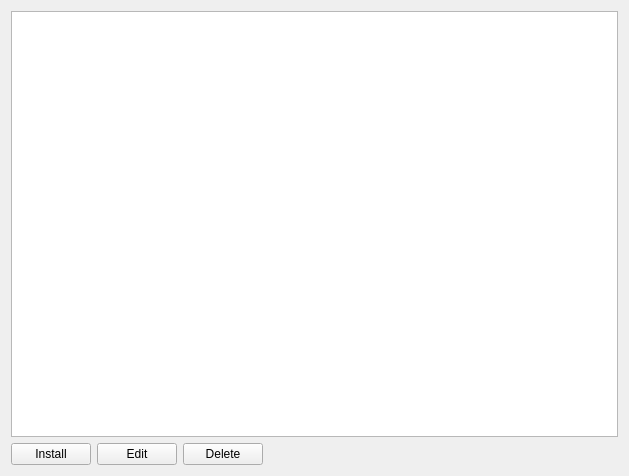
<?xml version="1.0" encoding="UTF-8"?>
<ui version="4.0">
 <class>IPNetworks</class>
 <widget class="QWidget" name="IPNetworks">
  <property name="geometry">
   <rect>
    <x>0</x>
    <y>0</y>
    <width>629</width>
    <height>476</height>
   </rect>
  </property>
  <property name="windowTitle">
   <string>Form</string>
  </property>
  <layout class="QVBoxLayout" name="verticalLayout">
   <item>
    <layout class="QHBoxLayout" name="horizontalLayout_2">
     <item>
      <widget class="QTableView" name="hostView"/>
     </item>
    </layout>
   </item>
   <item>
    <layout class="QHBoxLayout" name="horizontalLayout">
     <item>
      <widget class="QPushButton" name="installButton">
       <property name="text">
        <string>Install</string>
       </property>
      </widget>
     </item>
     <item>
      <widget class="QPushButton" name="editButton">
       <property name="text">
        <string>Edit</string>
       </property>
      </widget>
     </item>
     <item>
      <widget class="QPushButton" name="deleteButton">
       <property name="text">
        <string>Delete</string>
       </property>
      </widget>
     </item>
     <item>
      <spacer name="horizontalSpacer">
       <property name="orientation">
        <enum>Qt::Horizontal</enum>
       </property>
       <property name="sizeHint" stdset="0">
        <size>
         <width>40</width>
         <height>20</height>
        </size>
       </property>
      </spacer>
     </item>
    </layout>
   </item>
  </layout>
 </widget>
 <resources/>
 <connections/>
</ui>
